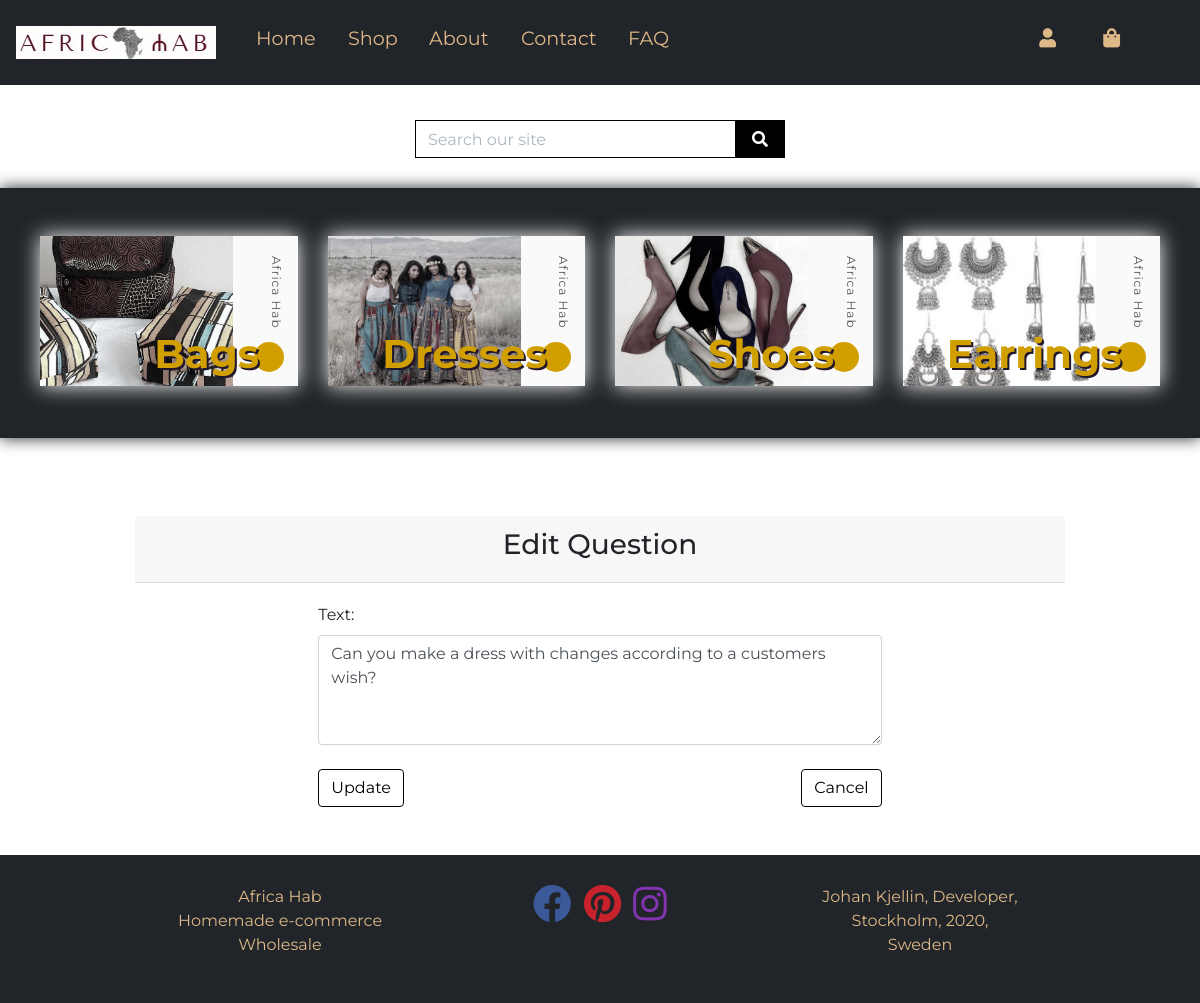
Before: /faq/edit/1/ (signed in) with the older database file.
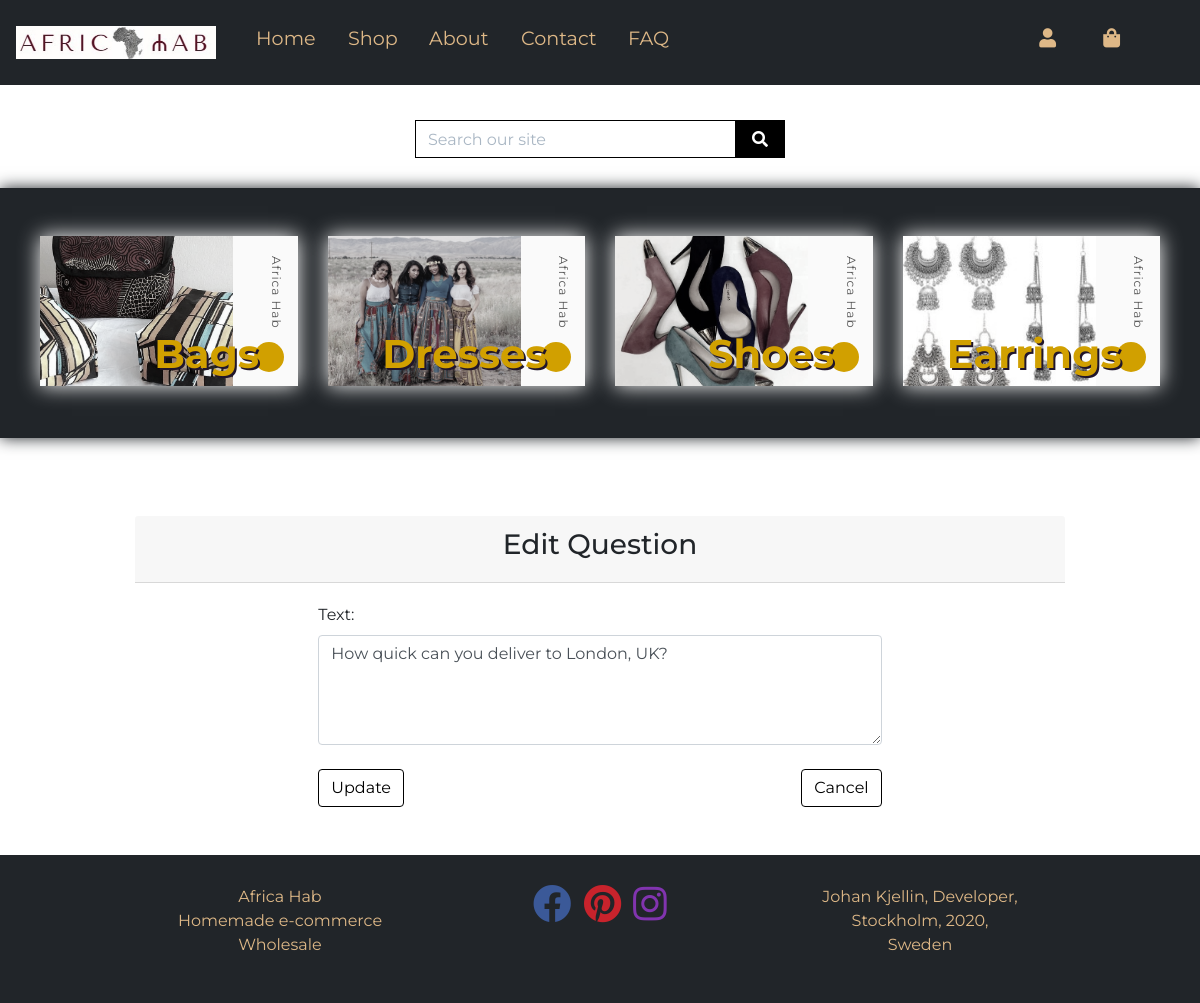
After: the same page with the newer database file.
### faq/models.py (models this page shows, shortened)
class Question(models.Model):
    created_by = models.ForeignKey(
        User, on_delete=models.SET_NULL, null=True, blank=True, related_name="faq_questions")
    related_answer = models.OneToOneField(
        Answer, null=True, blank=True, on_delete=models.SET_NULL)
    created_at = models.DateTimeField(auto_now_add=True, null=True, blank=True)
    text = models.TextField(
        max_length=1000, default="Question details")

### faq/views.py (the view, shortened to what this page needs)
# urls.py: path('edit/<int:question_id>/', views.edit_question, name='edit_question'),
@login_required
def edit_question(request, question_id):
    question = get_object_or_404(Question, pk=question_id)
    user = get_object_or_404(UserProfile, user=request.user)
    qform = QuestionForm(instance=question)
    template = 'faq/edit_question.html'
    context = {
        'question': question,
        'qform': qform,
    }
    return render(request, template, context)

### faq/forms.py
class QuestionForm(forms.ModelForm):
    class Meta:
        model = Question
        fields = ('text',)
    def __init__(self, *args, **kwargs):
        super().__init__(*args, **kwargs)
        self.fields['text'].widget.attrs.update(
            {'rows': 4, 'class': 'form-control mb-4', 'autofocus': True})

### bag/contexts.py (called while the page is built, shortened)
def bag_contents(request):
    bag_items = []
    total = 0
    product_count = 0
    bag = request.session.get('bag', {})
    if total < settings.FREE_DELIVERY_THRESHOLD:
        delivery = total * Decimal(settings.STANDARD_DELIVERY_PERCENTAGE / 100)
        free_delivery_delta = settings.FREE_DELIVERY_THRESHOLD - total
    else:
        delivery = 0
        free_delivery_delta = 0
    grand_total = delivery + total
    context = {
        'bag_items': bag_items,
        'total': total,
        'product_count': product_count,
        'delivery': delivery,
        'free_delivery_delta': free_delivery_delta,
        'free_delivery_threshold': settings.FREE_DELIVERY_THRESHOLD,
        'grand_total': grand_total,
    }
    return context

### faq/templates/faq/edit_question.html (shortened to what this page needs)
{% extends 'base.html' %}
{% load static %}
{% block content %}
<div class="container">
  <div class="row">
    <div class="col-12 my-20">
      <div class="card-header">
        <h3 class="text-center">Edit Question</h3>
      </div>
      <div class="card-body">
        <form
          action="{% url 'edit_question' question.id %}"
          method="POST"
          class="mb-4"
        >
          <div class="col-12 col-md-8 offset-md-2">
            {% csrf_token %} {{ qform }}
          </div>
          <div class="col-12 col-md-8 offset-md-2 text-center">
            <button class="btn btn-outline-black float-left" type="submit">
              Update
            </button>
            <a class="btn btn-outline-black float-right" href="{% url 'faq' %}"
              >Cancel</a
            >
          </div>
        </form>
      </div>
    </div>
  </div>
</div>
{% endblock %}

Changed rows visible on the page:
changed Question: text "Can you make a dress with changes according to a customers wish?" → "How quick can you deliver to London, UK?"
